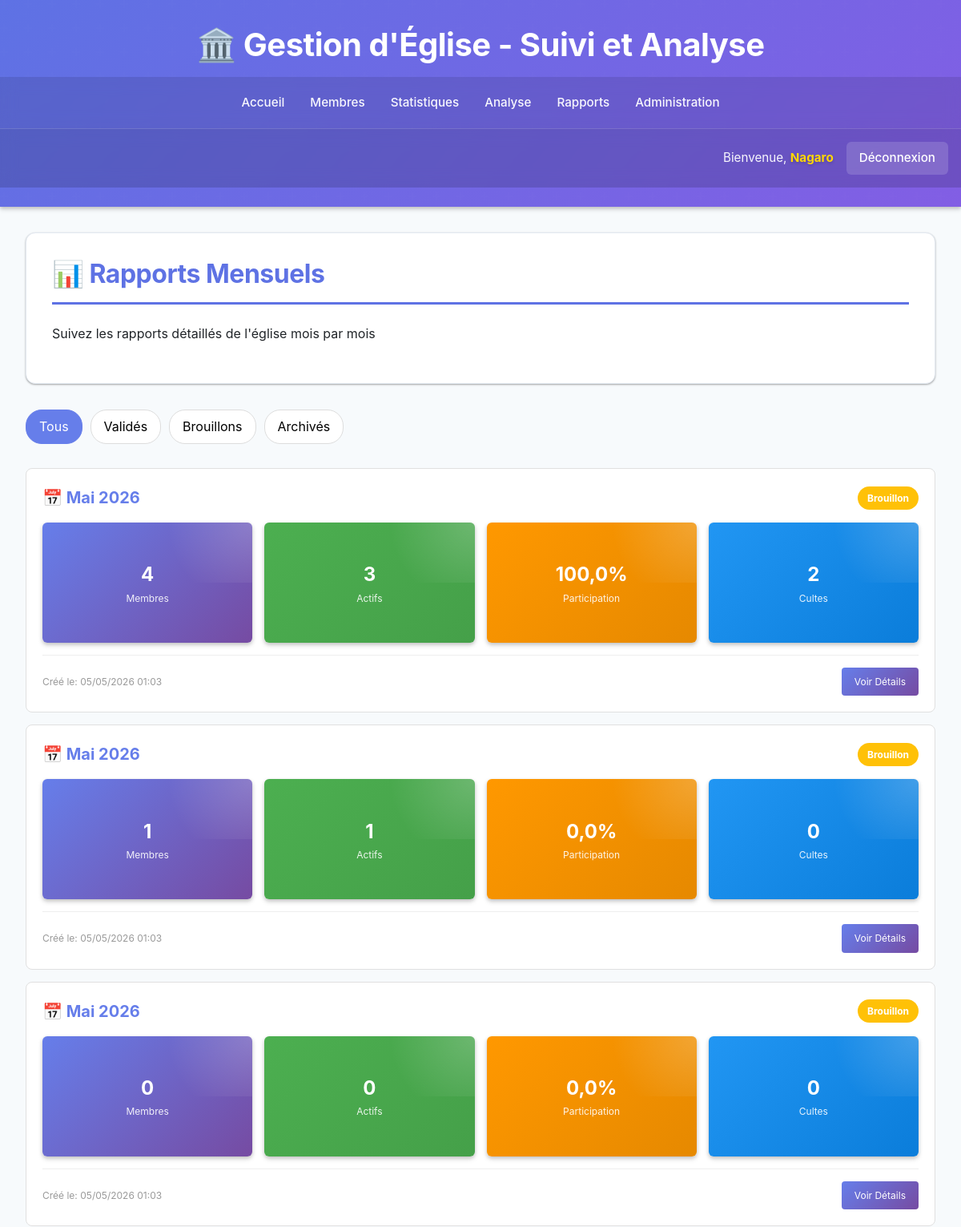
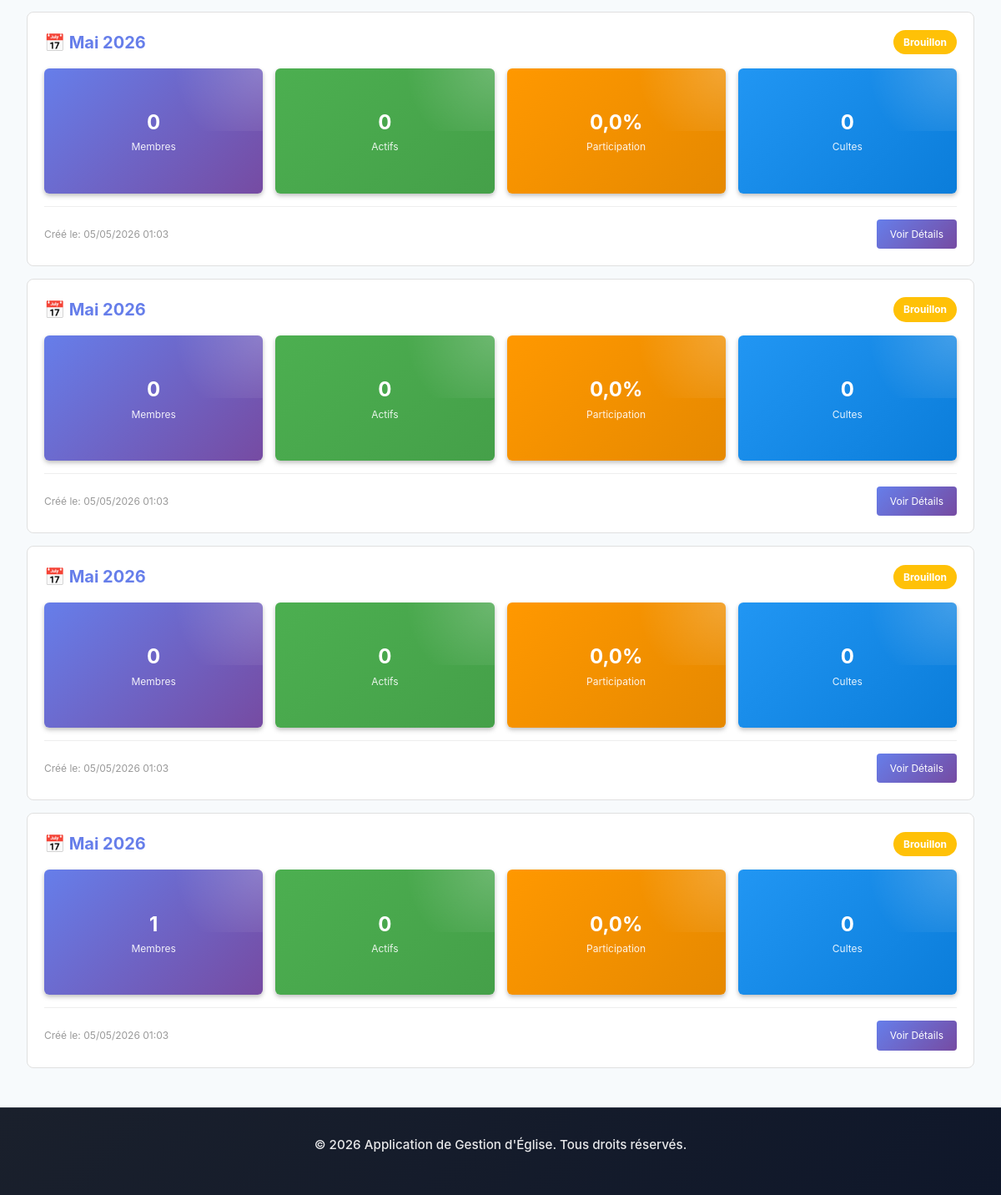
The page /rapports/ (signed in) on the database as committed earlier (2 pictures, top to bottom).
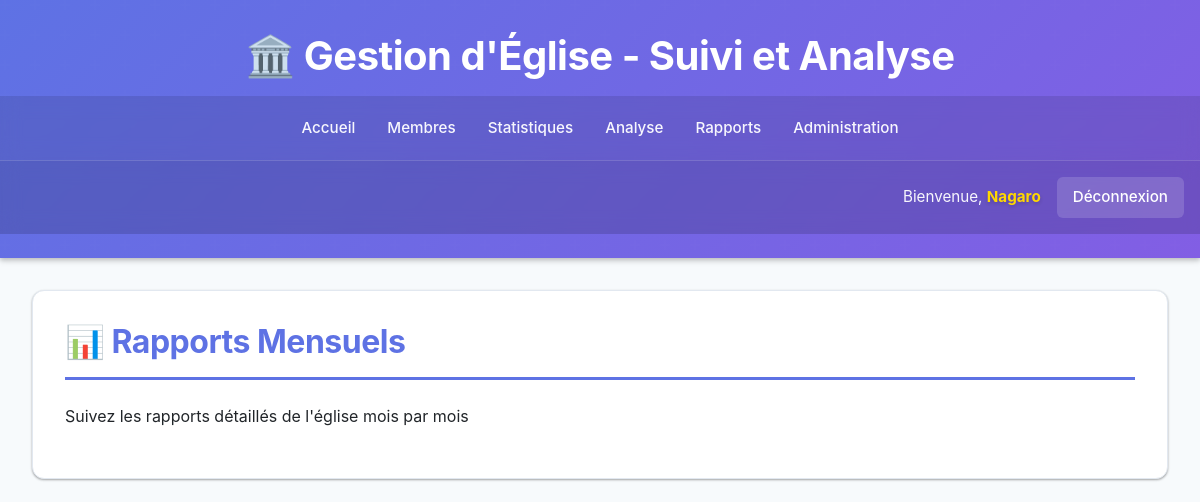
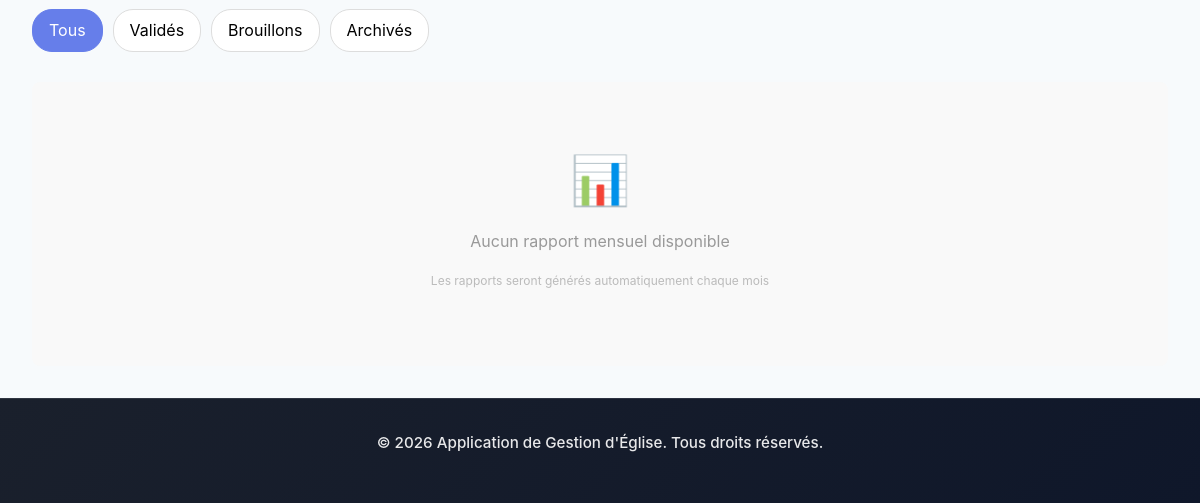
The same page on the database as committed later (2 pictures, top to bottom).
### eglise/models.py (models this page shows, shortened)
class RapportMensuel(models.Model):
    STATUS_CHOICES = (
        ('brouillon', 'Brouillon'),
        ('valide', 'Validé'),
        ('archive', 'Archivé'),
    )
    mois = models.IntegerField(choices=[(i, f"Mois {i}") for i in range(1, 13)])
    annee = models.IntegerField()
    tribu = models.ForeignKey(Tribu, on_delete=models.CASCADE, null=True, blank=True, related_name='rapports_mensuels')
    departement = models.ForeignKey(Departement, on_delete=models.CASCADE, null=True, blank=True, related_name='rapports_mensuels')
    nombre_total_membres = models.IntegerField(default=0)
    nombre_membres_actifs = models.IntegerField(default=0)
    nombre_membres_nouveau = models.IntegerField(default=0)
    nombre_membres_inactif = models.IntegerField(default=0)
    nombre_membres_sorti = models.IntegerField(default=0)
    nombre_tribus = models.IntegerField(default=0)
    membres_par_tribu = models.JSONField(default=dict, blank=True)
    nombre_departements = models.IntegerField(default=0)
    membres_par_departement = models.JSONField(default=dict, blank=True)
    nombre_cultes = models.IntegerField(default=0)
    nombre_total_presences = models.IntegerField(default=0)
    nombre_total_absences = models.IntegerField(default=0)
    taux_participation_moyen = models.FloatField(default=0.0)
    cultes_par_type = models.JSONField(default=dict, blank=True)
    notes = models.TextField(blank=True, null=True)
    observations = models.TextField(blank=True, null=True)
    statut = models.CharField(max_length=20, choices=STATUS_CHOICES, default='brouillon')
    auteur = models.ForeignKey(User, on_delete=models.SET_NULL, null=True, blank=True, related_name='rapports_mensuels')
    date_creation = models.DateTimeField(auto_now_add=True)
    date_modification = models.DateTimeField(auto_now=True)
    date_validation = models.DateTimeField(blank=True, null=True)
    class Meta:
        ordering = ['-annee', '-mois']
        unique_together = [('mois', 'annee', 'tribu', 'departement')]
        verbose_name_plural = "Rapports Mensuels"
    @property
    def periode_str(self):
        mois_names = {
            1: 'Janvier', 2: 'Février', 3: 'Mars', 4: 'Avril',
            5: 'Mai', 6: 'Juin', 7: 'Juillet', 8: 'Août',
            9: 'Septembre', 10: 'Octobre', 11: 'Novembre', 12: 'Décembre'
        }
        return f"{mois_names.get(self.mois, 'N/A')} {self.annee}"

### eglise/views_rapports.py (the view, shortened to what this page needs)
# urls.py: path('rapports/', views_rapports.RapportMensuelListView.as_view(), name='rapports_list'),
class RapportMensuelListView(ProtectedDataAccessMixin, ListView):
    model = RapportMensuel
    template_name = 'eglise/rapport_mensuel_list.html'
    context_object_name = 'rapports'
    paginate_by = 12
    def get_queryset(self):
        user = self.request.user
        if user.is_superuser:
            return RapportMensuel.objects.all().order_by('-annee', '-mois')
    def get_context_data(self, **kwargs):
        context = super().get_context_data(**kwargs)
        context.update(self.get_user_context())
        context['page_title'] = 'Rapports Mensuels'
        context['nombre_rapports'] = self.get_queryset().count()
        context['rapports_valides'] = self.get_queryset().filter(statut='valide').count()
        user = self.request.user
        return context

### eglise/mixins.py (called while the page is built, shortened)
    def dispatch(self, request, *args, **kwargs):
        if not request.user.is_authenticated:
            return redirect('eglise:login')
        if request.user.is_superuser:
            return super().dispatch(request, *args, **kwargs)

    def get_user_context(self):
        context = {}
        user = self.request.user
        if user.is_superuser:
            context['user_role'] = 'administrateur'
            context['is_admin'] = True
            return context

### eglise/templates/eglise/rapport_mensuel_list.html (shortened to what this page needs)
{% extends 'eglise/base.html' %}
{% block content %}
<div class="card">
    <h2>📊 Rapports Mensuels</h2>
    <p>Suivez les rapports détaillés de l'église mois par mois</p>
</div>
<div class="filters">
    <button class="filter-btn active" onclick="filterRapports('tous')">Tous</button>
    <button class="filter-btn" onclick="filterRapports('valide')">Validés</button>
    <button class="filter-btn" onclick="filterRapports('brouillon')">Brouillons</button>
    <button class="filter-btn" onclick="filterRapports('archive')">Archivés</button>
</div>
{% if rapports %}
    <div id="rapports-container">
        {% for rapport in rapports %}
        <div class="rapport-card" data-statut="{{ rapport.statut }}">
            <div class="rapport-header">
                <div class="rapport-periode">📅 {{ rapport.periode_str }}</div>
                <span class="rapport-statut statut-{{ rapport.statut }}">{{ rapport.get_statut_display }}</span>
            </div>
            <div class="rapport-stats">
                <div class="stat-box">
                    <span class="stat-value">{{ rapport.nombre_total_membres }}</span>
                    <span class="stat-label">Membres</span>
                </div>
                <div class="stat-box actifs">
                    <span class="stat-value">{{ rapport.nombre_membres_actifs }}</span>
                    <span class="stat-label">Actifs</span>
                </div>
                <div class="stat-box participation">
                    <span class="stat-value">{{ rapport.taux_participation_moyen }}%</span>
                    <span class="stat-label">Participation</span>
                </div>
                <div class="stat-box cultes">
                    <span class="stat-value">{{ rapport.nombre_cultes }}</span>
                    <span class="stat-label">Cultes</span>
                </div>
            </div>
            <div class="rapport-footer">
                <span>Créé le: {{ rapport.date_creation|date:"d/m/Y H:i" }}</span>
                <a href="{% url 'eglise:rapport_detail' rapport.pk %}" class="btn-voir">Voir Détails</a>
            </div>
        </div>
        {% endfor %}
    </div>
{% else %}
    <div class="no-rapports">
        <div style="font-size: 48px; margin-bottom: 10px;">📊</div>
        <p>Aucun rapport mensuel disponible</p>
        <p style="font-size: 12px; color: #bbb; margin-top: 10px;">
            Les rapports seront générés automatiquement chaque mois
        </p>
    </div>
{% endif %}
{% endblock %}

### eglise/templates/eglise/base.html (shortened to what this page needs)
<!DOCTYPE html>
<html lang="fr">
<head>
    {% load static %}
    <link href="https://cdn.jsdelivr.net/npm/bootstrap@5.3.0/dist/css/bootstrap.min.css" rel="stylesheet">
    <link rel="stylesheet" href="https://cdnjs.cloudflare.com/ajax/libs/font-awesome/6.4.0/css/all.min.css">
</head>
<body>
    <header>
        <h1>🏛️ Gestion d'Église - Suivi et Analyse</h1>
        <nav>
            {% if user.is_authenticated %}
                <a href="{% url 'eglise:dashboard' %}">Accueil</a>
                <a href="{% url 'eglise:membre_list' %}">Membres</a>
                <a href="{% url 'eglise:statistiques' %}">Statistiques</a>
                <a href="{% url 'eglise:analyse' %}">Analyse</a>
                <a href="{% url 'eglise:rapports_list' %}">Rapports</a>
                <a href="{% url 'admin:index' %}">Administration</a>
            {% else %}
                <a href="{% url 'eglise:login' %}">Connexion</a>
                <a href="{% url 'eglise:category-select' %}">Inscription</a>
            {% endif %}
        </nav>
        {% if user.is_authenticated %}
            <div class="user-info">
                <span>Bienvenue, <span class="user-name">{{ user.get_full_name|default:user.username }}</span></span>
                <a href="{% url 'eglise:logout' %}">Déconnexion</a>
            </div>
        {% endif %}
    </header>
    <div class="container">
        {% block content %}{% endblock %}
    </div>
    <footer>
        <p>&copy; 2026 Application de Gestion d'Église. Tous droits réservés.</p>
    </footer>
    {% load static %}
</body>
</html>

### eglise/templates/eglise/base.html (style rules this page uses)
:root { --primary-color: #5e72e4; --primary-dark: #405cc7; --secondary-color: #825ee4; --success-color: #2dce89; --warning-color: #fb6340; --danger-color: #f5365c; --info-color: #11cdef; --dark-bg: #1a202c; --light-bg: #f7fafc; --card-bg: #ffffff; --text-primary: #2d3748; --text-secondary: #718096; --border-color: #e2e8f0; --shadow-sm: 0 1px 3px rgba(0, 0, 0, 0.12), 0 1px 2px rgba(0, 0, 0, 0.24); --shadow-md: 0 3px 6px rgba(0, 0, 0, 0.15), 0 2px 4px rgba(0, 0, 0, 0.12); --shadow-lg: 0 10px 20px rgba(0, 0, 0, 0.15), 0 3px 6px rgba(0, 0, 0, 0.10); --transition: all 0.3s cubic-bezier(0.4, 0, 0.2, 1); }
* { margin: 0; padding: 0; box-sizing: border-box; }
html, body { height: 100%; }
body { font-family: -apple-system, BlinkMacSystemFont, 'Segoe UI', 'Roboto', 'Oxygen', 'Ubuntu', 'Cantarell', sans-serif; background-color: var(--light-bg); color: var(--text-primary); display: flex; flex-direction: column; line-height: 1.6; }
header { background: linear-gradient(135deg, var(--primary-color) 0%, var(--secondary-color) 100%); color: white; padding: 1.5rem 0; box-shadow: var(--shadow-md); flex-shrink: 0; position: relative; overflow: hidden; }
header::before { content: ''; position: absolute; top: 0; left: 0; right: 0; bottom: 0; opacity: 0.1; }
header h1 { text-align: center; font-size: clamp(1.5rem, 5vw, 2.5rem); margin: 0; padding: 0.5rem 1rem; word-break: break-word; font-weight: 700; letter-spacing: -0.5px; position: relative; z-index: 1; }
nav { background: rgba(0, 0, 0, 0.1); padding: 0.5rem 0; margin-top: 0.5rem; display: flex; flex-wrap: wrap; justify-content: center; gap: 0; backdrop-filter: blur(10px); }
nav a { color: rgba(255, 255, 255, 0.95); padding: 0.75rem 1rem; text-decoration: none; display: inline-block; transition: var(--transition); font-size: clamp(0.8rem, 2vw, 0.95rem); white-space: nowrap; flex: 0 1 auto; font-weight: 500; position: relative; }
nav a::after { content: ''; position: absolute; bottom: 0; left: 0; right: 0; height: 2px; background: rgba(255, 255, 255, 0.6); transform: scaleX(0); transform-origin: right; transition: var(--transition); }
.container { flex: 1; padding: clamp(1rem, 4vw, 2rem); max-width: 1400px; margin: 0 auto; width: 100%; }
.card { background: var(--card-bg); border-radius: 12px; box-shadow: var(--shadow-sm); padding: clamp(1.25rem, 3vw, 2rem); margin-bottom: 2rem; border: 1px solid var(--border-color); transition: var(--transition); }
.card h2 { color: var(--primary-color); margin-bottom: 1.5rem; border-bottom: 3px solid var(--primary-color); padding-bottom: 1rem; font-size: clamp(1.4rem, 4vw, 2rem); font-weight: 700; letter-spacing: -0.5px; }
footer { background: linear-gradient(135deg, var(--dark-bg) 0%, #0f172a 100%); color: rgba(255, 255, 255, 0.9); text-align: center; padding: 2rem 1rem; margin-top: auto; flex-shrink: 0; font-size: clamp(0.8rem, 2vw, 0.95rem); border-top: 1px solid rgba(255, 255, 255, 0.1); font-weight: 500; }
.user-info { background: rgba(0, 0, 0, 0.15); padding: 1rem; text-align: right; color: rgba(255, 255, 255, 0.95); font-size: clamp(0.8rem, 2vw, 0.95rem); border-top: 1px solid rgba(255, 255, 255, 0.15); display: flex; flex-wrap: wrap; justify-content: flex-end; gap: 1rem; align-items: center; backdrop-filter: blur(10px); }
.user-info a { color: #fff; text-decoration: none; padding: 0.5rem 1rem; border-radius: 6px; background: rgba(255, 255, 255, 0.15); transition: var(--transition); font-weight: 500; }
.user-name { font-weight: 700; color: #ffd700; text-shadow: 0 2px 4px rgba(0, 0, 0, 0.2); }

### eglise/templates/eglise/rapport_mensuel_list.html (style rules this page uses)
.no-rapports { text-align: center; padding: 60px 20px; background: #f9f9f9; border-radius: 8px; color: #999; }
.filters { display: flex; gap: 10px; margin-bottom: 30px; flex-wrap: wrap; }
.filter-btn { padding: 8px 16px; border: 1px solid #ddd; border-radius: 20px; cursor: pointer; background: white; transition: all 0.3s ease; }
.filter-btn:hover, .filter-btn.active { background: #667eea; color: white; border-color: #667eea; }

Rows that differ between the two databases and show on the page:
removed RapportMensuel: periode_str "Mai 2026", statut "Brouillon", nombre_total_membres "4", nombre_membres_actifs "3", taux_participation_moyen "100,0", nombre_cultes "2", date_creation "05/05/2026 01:03"
removed RapportMensuel: periode_str "Mai 2026", statut "Brouillon", nombre_total_membres "1", nombre_membres_actifs "1", taux_participation_moyen "0,0", nombre_cultes "0", date_creation "05/05/2026 01:03"
removed RapportMensuel: periode_str "Mai 2026", statut "Brouillon", nombre_total_membres "0", nombre_membres_actifs "0", taux_participation_moyen "0,0", nombre_cultes "0", date_creation "05/05/2026 01:03"
removed RapportMensuel: periode_str "Mai 2026", statut "Brouillon", nombre_total_membres "0", nombre_membres_actifs "0", taux_participation_moyen "0,0", nombre_cultes "0", date_creation "05/05/2026 01:03"
removed RapportMensuel: periode_str "Mai 2026", statut "Brouillon", nombre_total_membres "0", nombre_membres_actifs "0", taux_participation_moyen "0,0", nombre_cultes "0", date_creation "05/05/2026 01:03"
removed RapportMensuel: periode_str "Mai 2026", statut "Brouillon", nombre_total_membres "0", nombre_membres_actifs "0", taux_participation_moyen "0,0", nombre_cultes "0", date_creation "05/05/2026 01:03"
removed RapportMensuel: periode_str "Mai 2026", statut "Brouillon", nombre_total_membres "1", nombre_membres_actifs "0", taux_participation_moyen "0,0", nombre_cultes "0", date_creation "05/05/2026 01:03"
Other text that changed with them:
text now shown: "📊 Aucun rapport mensuel disponible Les rapports seront générés automatiquement chaque mois"
